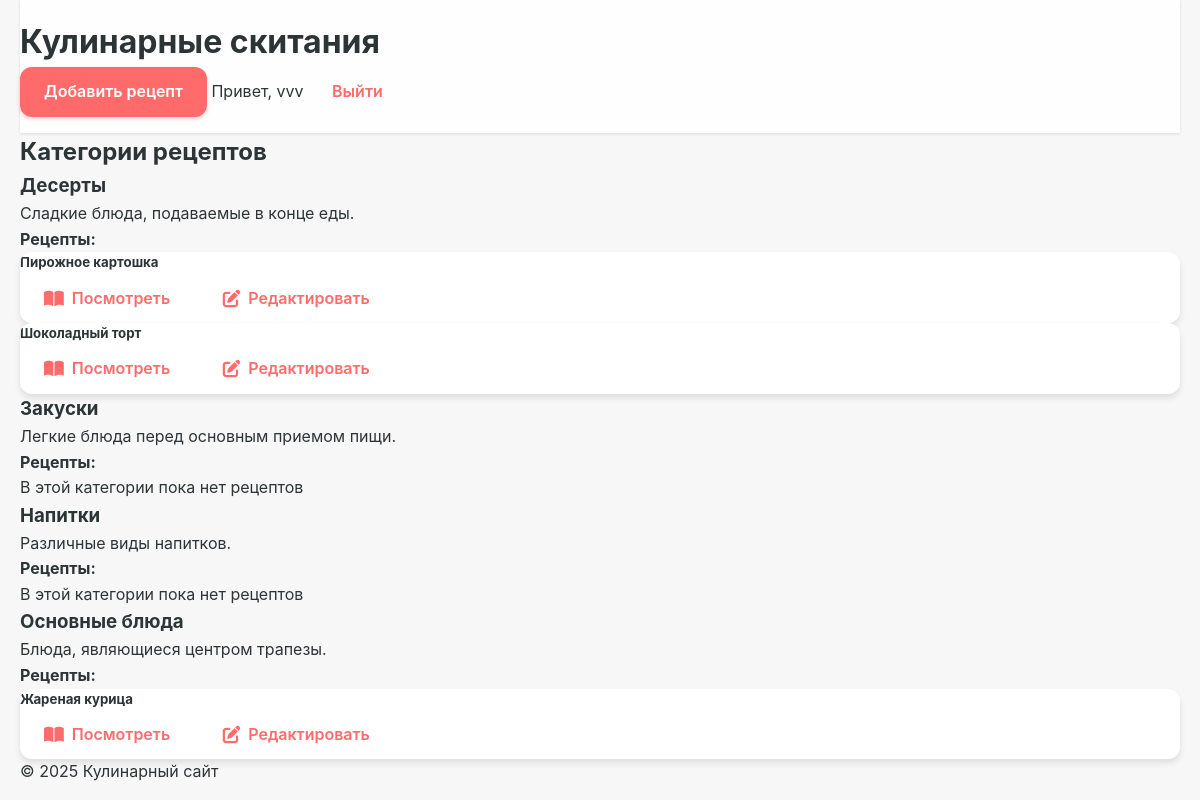
Screenshot of /home.php (signed in) with the database file from the repository.
### tables this page shows
CREATE TABLE `categories` (
  `category_id` int NOT NULL,
  `category_name` varchar(255) NOT NULL,
  `description` text
);

CREATE TABLE `recipes` (
  `recipe_id` int NOT NULL,
  `category_id` int NOT NULL,
  `recipe_name` varchar(255) NOT NULL,
  `description` text,
  `instructions` text NOT NULL,
  `prep_time` int DEFAULT NULL,
  `cook_time` int DEFAULT NULL,
  `servings` int DEFAULT NULL,
  `user_id` int NOT NULL,
  `image_url` varchar(255) DEFAULT NULL,
  `created_at` timestamp NULL DEFAULT CURRENT_TIMESTAMP
);

### functions.php (called while the page is built, shortened)
<?php
function canEditRecipe($user_id, $recipe_id) {
    global $pdo;
    $stmt = $pdo->prepare("SELECT user_id FROM recipes WHERE recipe_id = ?");
    $stmt->execute([$recipe_id]);
    $recipe = $stmt->fetch();
    return $recipe && ($recipe['user_id'] == $user_id || isAdmin($user_id));
}
function getRecipesByCategory($categoryId) {
    global $pdo;
    try {
        $stmt = $pdo->prepare("SELECT r.*, u.username as author
                              FROM recipes r
                              JOIN users u ON r.user_id = u.user_id
                              WHERE r.category_id = ?
                              ORDER BY r.recipe_name");
        $stmt->execute([$categoryId]);
        return $stmt->fetchAll();
    } catch (PDOException $e) {
        error_log("Error fetching recipes by category: " . $e->getMessage());
        return [];
    }
}
function getCategories() {
    global $pdo;
    try {
        $stmt = $pdo->query("SELECT * FROM categories ORDER BY category_name");
        return $stmt->fetchAll(PDO::FETCH_ASSOC);
    } catch (PDOException $e) {
        error_log("Error in getCategories: " . $e->getMessage());
        return false;
    }
}

### home.php (the view, shortened to what this page needs)
<?php
require_once 'config.php';
require_once 'functions.php';
$categories = getCategories();
?>
<!DOCTYPE html>
<html lang="ru">
<head>
    <link rel="stylesheet" href="css/style.css">
    <link rel="stylesheet" href="https://cdnjs.cloudflare.com/ajax/libs/font-awesome/6.0.0/css/all.min.css">
</head>
<body>
    <div class="container">
        <header>
            <h1>Кулинарные скитания</h1>
            <div class="user-panel">
                <a href="add_recipe.php" class="btn btn-primary">Добавить рецепт</a>
                <span>Привет, <?= htmlspecialchars($_SESSION['username'] ?? 'Гость') ?></span>
                <a href="logout.php" class="btn btn-danger">Выйти</a>
            </div>
        </header>
        <main>
            <h2>Категории рецептов</h2>
            <?php if (!empty($categories)): ?>
                <?php foreach ($categories as $category): ?>
                    <div class="category category-<?= $category['category_id'] ?>">
                        <h3><?= htmlspecialchars($category['category_name']) ?></h3>
                        <?php if (!empty($category['description'])): ?>
                            <p><?= htmlspecialchars($category['description']) ?></p>
                        <?php endif; ?>
                        <h4>Рецепты:</h4>
                        <div class="recipes">
                            <?php
                            $recipes = getRecipesByCategory($category['category_id']);
                            if (!empty($recipes)):
                                foreach ($recipes as $recipe):
                            ?>
                                <div class="recipe-card">
                                    <h5><?= htmlspecialchars($recipe['recipe_name']) ?></h5>
                                    <div class="recipe-actions">
                                        <a href="recipe.php?id=<?= $recipe['recipe_id'] ?>"
                                           class="btn btn-view">
                                           <i class="fas fa-book-open"></i> Посмотреть
                                        </a>
                                        <?php if (canEditRecipe($_SESSION['user_id'], $recipe['recipe_id'])): ?>
                                            <a href="edit_recipe.php?id=<?= $recipe['recipe_id'] ?>"
                                               class="btn btn-edit">
                                               <i class="fas fa-edit"></i> Редактировать
                                            </a>
                                        <?php endif; ?>
                                    </div>
                                </div>
                            <?php
                                endforeach;
                            else:
                            ?>
                                <p class="no-recipes">В этой категории пока нет рецептов</p>
                            <?php endif; ?>
                        </div>
                    </div>
                <?php endforeach; ?>
            <?php else: ?>
                <p class="no-categories">Категории не найдены</p>
            <?php endif; ?>
        </main>
        <footer>
            <p>&copy; <?= date('Y') ?> Кулинарный сайт</p>
        </footer>
    </div>
</body>
</html>

### css/style.css (style rules this page uses)
:root { --primary: #FF6B6B; --primary-dark: #FF5252; --secondary: #4ECDC4; --accent: #FFE66D; --dark: #2D3436; --light: #F7F7F7; --white: #FFFFFF; --gray: #DFE6E9; --text: #2D3436; --border-radius: 12px; --shadow-sm: 0 1px 3px rgba(0,0,0,0.12); --shadow-md: 0 4px 6px rgba(0,0,0,0.1); --shadow-lg: 0 10px 25px rgba(0,0,0,0.1); --transition: all 0.4s cubic-bezier(0.22, 1, 0.36, 1); }
* { margin: 0; padding: 0; box-sizing: border-box; }
body { font-family: 'Inter', -apple-system, BlinkMacSystemFont, sans-serif; line-height: 1.6; color: var(--text); background-color: var(--light); min-height: 100vh; display: flex; flex-direction: column; -webkit-font-smoothing: antialiased; }
a { text-decoration: none; color: var(--primary); transition: var(--transition); position: relative; }
a::after { content: ''; position: absolute; bottom: -2px; left: 0; width: 0; height: 2px; background: var(--primary); transition: var(--transition); }
.container { width: 100%; max-width: 1200px; margin: 0 auto; padding: 0 20px; }
header { background-color: var(--white); box-shadow: var(--shadow-sm); padding: 1rem 0; position: sticky; top: 0; z-index: 100; backdrop-filter: blur(10px); background-color: rgba(255, 255, 255, 0.85); }
.btn { display: inline-flex; align-items: center; justify-content: center; padding: 0.75rem 1.5rem; border-radius: var(--border-radius); font-weight: 600; cursor: pointer; transition: var(--transition); border: none; gap: 8px; font-size: 1rem; }
.btn i { font-size: 1.1rem; }
.btn-primary { background-color: var(--primary); color: var(--white); box-shadow: 0 2px 4px rgba(255, 107, 107, 0.3); }
.recipe-card { background: var(--white); border-radius: var(--border-radius); overflow: hidden; box-shadow: var(--shadow-md); transition: var(--transition); position: relative; }

### rows the page displays
categories: category_name "Десерты", description "Сладкие блюда, подаваемые в конце еды."
recipes: recipe_name "Пирожное картошка"
recipes: recipe_name "Шоколадный торт"
categories: category_name "Закуски", description "Легкие блюда перед основным приемом пищи.", shows "В этой категории пока нет рецептов"
categories: category_name "Напитки", description "Различные виды напитков.", shows "В этой категории пока нет рецептов"
categories: category_name "Основные блюда", description "Блюда, являющиеся центром трапезы."
recipes: recipe_name "Жареная курица"

### other values shown
$_SESSION['username'] "vvv"
